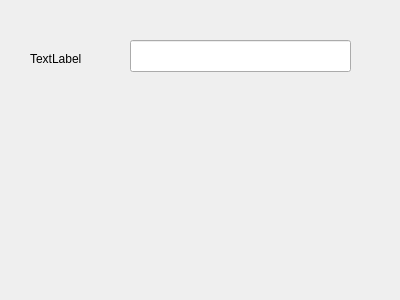
<?xml version="1.0" encoding="UTF-8"?>
<ui version="4.0">
 <class>Dialog</class>
 <widget class="QDialog" name="Dialog">
  <property name="geometry">
   <rect>
    <x>0</x>
    <y>0</y>
    <width>400</width>
    <height>300</height>
   </rect>
  </property>
  <property name="windowTitle">
   <string>Dialog</string>
  </property>
  <widget class="QLabel" name="label">
   <property name="geometry">
    <rect>
     <x>30</x>
     <y>50</y>
     <width>58</width>
     <height>18</height>
    </rect>
   </property>
   <property name="text">
    <string>TextLabel</string>
   </property>
  </widget>
  <widget class="QLineEdit" name="lineEdit">
   <property name="geometry">
    <rect>
     <x>130</x>
     <y>40</y>
     <width>221</width>
     <height>32</height>
    </rect>
   </property>
  </widget>
 </widget>
 <resources/>
 <connections/>
</ui>
